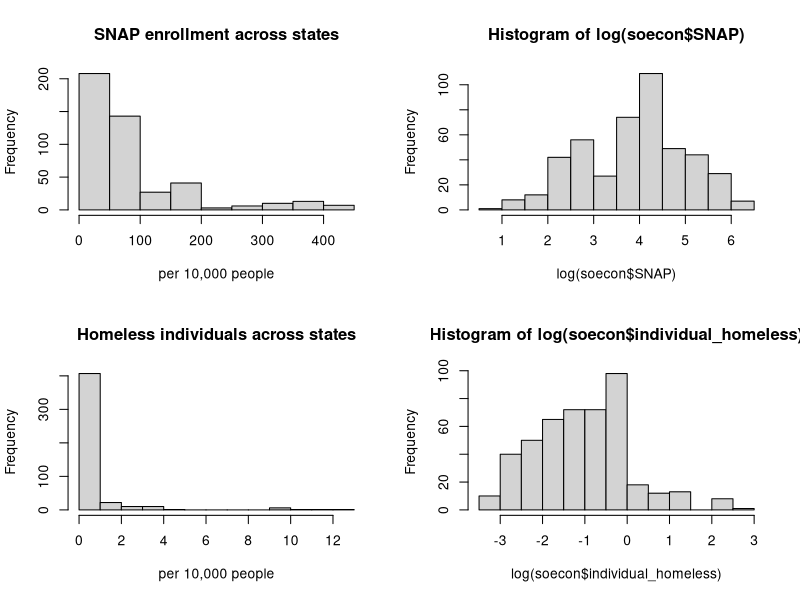
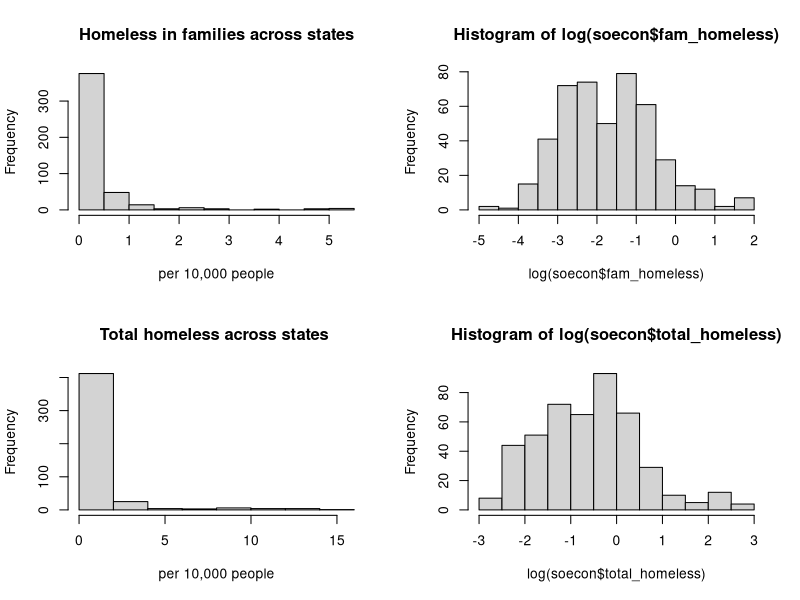
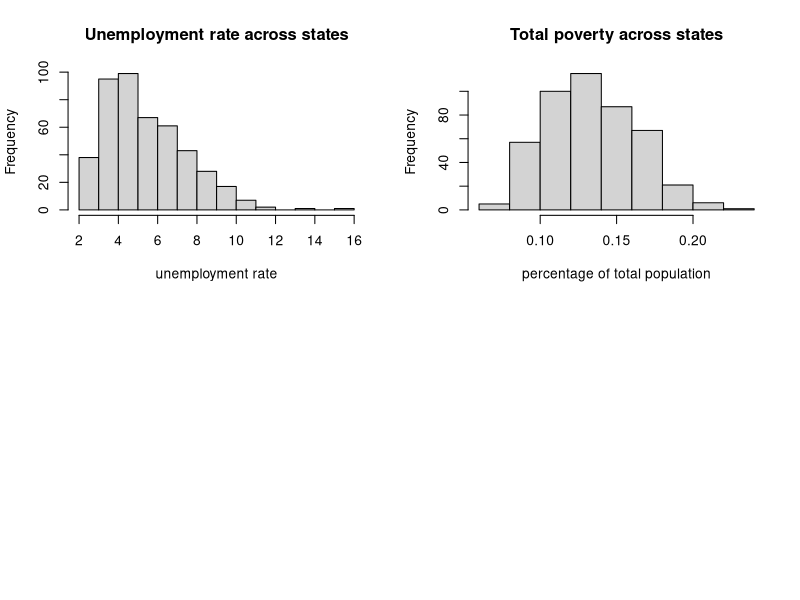
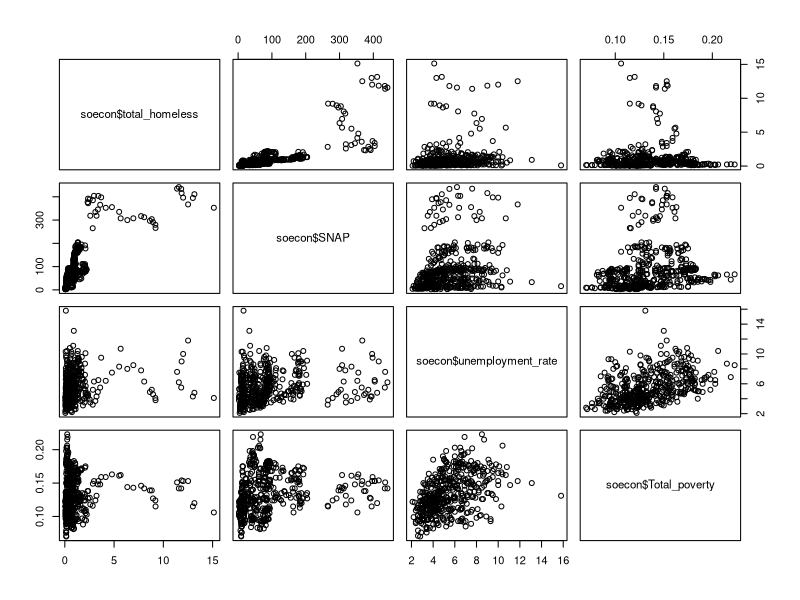
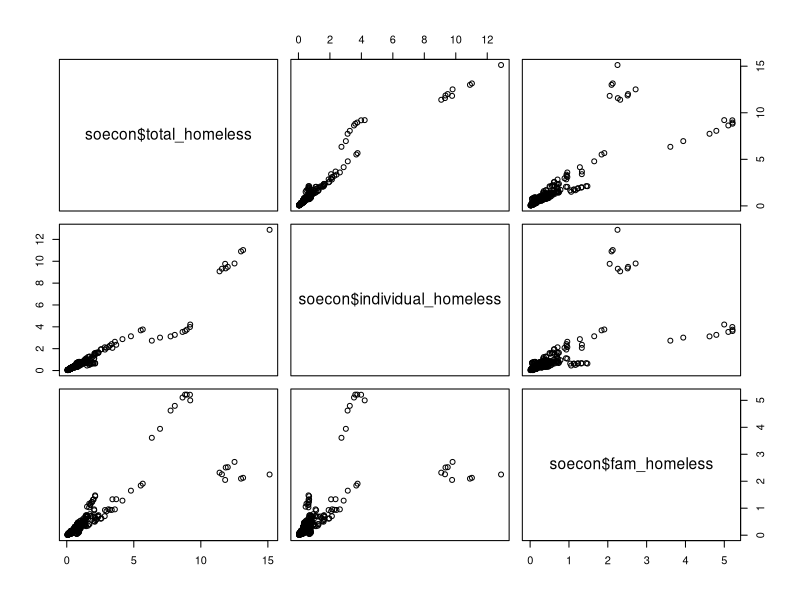
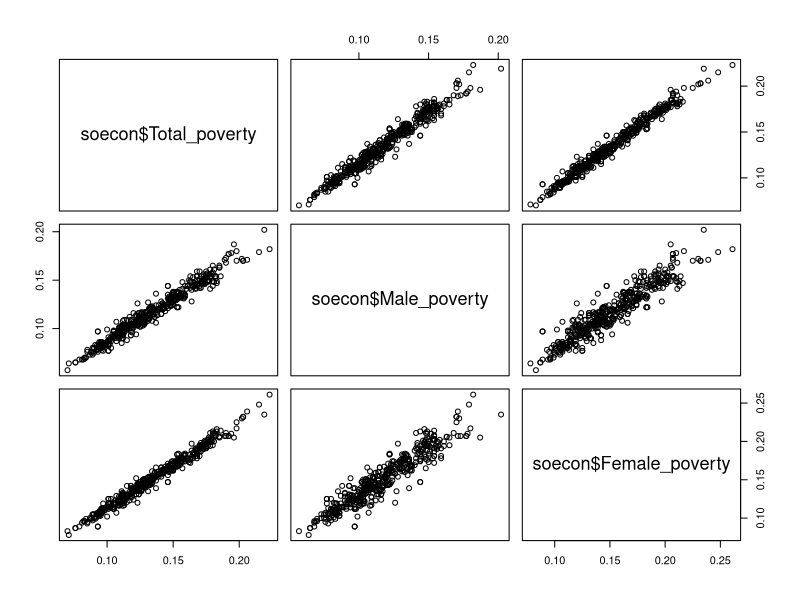
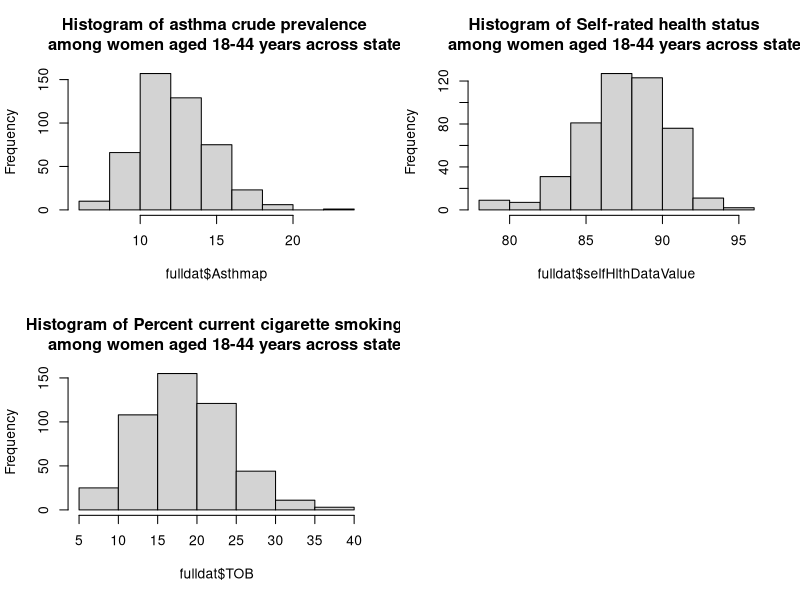
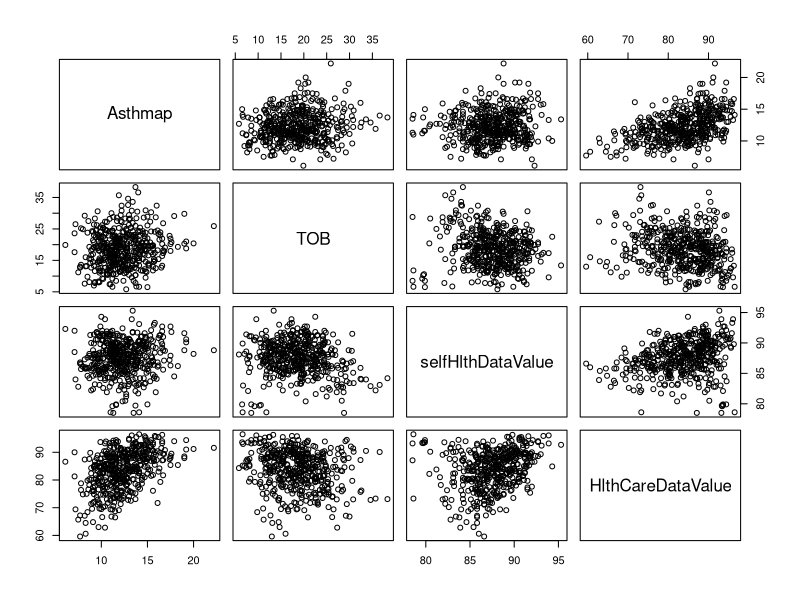

Here is the R script that generated these plots, in order:
## ---- chunk 1
library(rstudioapi)
library(tidyverse)
library(gam)
library(splines)
library(splines2)  
library(dplyr)
library(tidyr)
library(broom)
library(dslabs)
library(ggplot2)
library(ggthemes)
library(ggrepel)
# data cleaning for socio economic factors
soecon <- read_csv('soecon.csv')
fulldat <- read_csv('FullData.csv')
names(fulldat)[names(fulldat) == 'DataValue'] <- 'Asthmap'
names(fulldat)[names(fulldat) == 'TOBDataValue'] <- 'TOB'
## ---- chunk 2
names(soecon)
## ---- chunk 3
summary(soecon)
## ---- chunk 4
par(mfrow = c(2,2))
hist(soecon$SNAP, main='SNAP enrollment across states', xlab = 'per 10,000 people' )
hist(log(soecon$SNAP))

hist(soecon$individual_homeless, main = 'Homeless individuals across states', xlab = 'per 10,000 people')
hist(log(soecon$individual_homeless))

hist(soecon$fam_homeless, main = 'Homeless in families across states', xlab = 'per 10,000 people')
hist(log(soecon$fam_homeless))

hist(soecon$total_homeless, main = 'Total homeless across states ', xlab = 'per 10,000 people')
hist(log(soecon$total_homeless))

hist(soecon$unemployment_rate, main='Unemployment rate across states', xlab = 'unemployment rate')


hist(soecon$Total_poverty, main='Total poverty across states', xlab = 'percentage of total population')

## ---- chunk 5
pairs(soecon$total_homeless ~ soecon$SNAP + soecon$unemployment_rate + soecon$Total_poverty )
## ---- chunk 6
# for the homeless variable, test for colinearity between its three subvariables 
pairs(soecon$total_homeless ~ soecon$individual_homeless + soecon$fam_homeless)
## ---- chunk 7
# for the homeless variable, test for colinearity between its three subvariables 
pairs(soecon$Total_poverty ~ soecon$Male_poverty + soecon$Female_poverty)
## ---- chunk 8
names(fulldat[, 1:25])
## ---- chunk 9
summary(fulldat[, 4:25])
## ---- chunk 10
hist(fulldat$Asthmap, main='Histogram of asthma crude prevalence 
     among women aged 18-44 years across states' )
hist(fulldat$TOB, main='Histogram of Percent current cigarette smoking 
     among women aged 18-44 years across states')
hist(fulldat$selfHlthDataValue, main = 'Histogram of Self-rated health status 
     among women aged 18-44 years across states')
## ---- chunk 11
# paired scatter plots of Asthma Prevalence and CDI variables 
pairs(Asthmap ~ TOB + selfHlthDataValue + HlthCareDataValue, dat = fulldat)
## ---- chunk 12
#air pollutant exploratory

par(mfrow = c(3,2))
plot(fulldat$Asthmap ~ fulldat$o3_mean, ylab = "Asthma Pervalence", xlab = "Ozone")
plot(fulldat$Asthmap ~ fulldat$pm2.5_mean,ylab = "Asthma Pervalence", xlab = "PM2.5")
plot(fulldat$Asthmap ~ fulldat$so2_mean,ylab = "Asthma Pervalence", xlab = "Sulfur Dioxide")
plot(fulldat$Asthmap ~ fulldat$co_mean, ylab = "Asthma Pervalence", xlab = "Carbon Monoxide")
plot(fulldat$Asthmap ~ fulldat$no2_mean, ylab = "Asthma Pervalence", xlab = "Nitrogen Dioxide")

pairs(o3_mean ~ pm2.5_mean + so2_mean + co_mean + no2_mean, data = fulldat)
## ---- chunk 13
# paired scatter plots of Asthma Pervalence and socioeconomic variables 
pairs(Asthmap ~ total_homeless + SNAP + unemployment_rate + Total_poverty, dat = fulldat)

## ---- chunk 14
par(mfrow = c(2,2))
scatter.smooth(fulldat$TOB, fulldat$Asthmap) 
scatter.smooth(fulldat$selfHlthDataValue, fulldat$Asthmap) 
scatter.smooth(fulldat$HlthCareDataValue, fulldat$Asthmap) 
scatter.smooth(fulldat$SNAP, fulldat$Asthmap) 
par(mfrow = c(2,2))
scatter.smooth(fulldat$individual_homeless, fulldat$Asthmap) 
scatter.smooth(fulldat$fam_homeless, fulldat$Asthmap)
scatter.smooth(fulldat$total_homeless, fulldat$Asthmap) 
scatter.smooth(fulldat$unemployment_rate, fulldat$Asthmap) 
par(mfrow = c(2,2))
scatter.smooth(fulldat$Female_poverty, fulldat$Asthmap) 
scatter.smooth(fulldat$Total_poverty, fulldat$Asthmap) 
scatter.smooth(fulldat$o3_mean, fulldat$Asthmap) 
scatter.smooth(fulldat$pm2.5_mean, fulldat$Asthmap) 
par(mfrow = c(2,2))
scatter.smooth(fulldat$so2_mean, fulldat$Asthmap) 
scatter.smooth(fulldat$co_mean, fulldat$Asthmap) 
scatter.smooth(fulldat$no2_mean, fulldat$Asthmap) 
## ---- chunk 15
# now we try to determine which variable is more significant in predicting the Asthma prevalence
# forward selection
coln <- colnames(fulldat)

coln
fulldat <- fulldat |> drop_na()

require(broom)
#forward selection procedure using AIC values 
lm1 <- lm(Asthmap ~ 1, data=fulldat)
stepModel <- step(lm1, direction="forward",
scope=(~ selfHlthDataValue + HlthCareDataValue + SNAP+ individual_homeless+fam_homeless+total_homeless+unemployment_rate+Male_poverty+Female_poverty+Total_poverty+o3_mean+pm2.5_mean+so2_mean+co_mean+no2_mean), data=fulldat)
